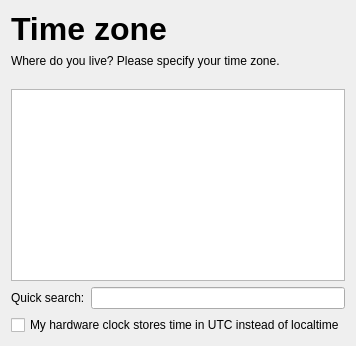
      <widget class="QWidget" name="timezonePage">
       <layout class="QVBoxLayout" name="verticalLayout_14">
        <item>
         <layout class="QHBoxLayout" name="horizontalLayout_42">
          <item>
           <widget class="QLabel" name="label_11">
            <property name="text">
             <string>&lt;!DOCTYPE HTML PUBLIC &quot;-//W3C//DTD HTML 4.0//EN&quot; &quot;http://www.w3.org/TR/REC-html40/strict.dtd&quot;&gt;
&lt;html&gt;&lt;head&gt;&lt;meta name=&quot;qrichtext&quot; content=&quot;1&quot; /&gt;&lt;style type=&quot;text/css&quot;&gt;
p, li { white-space: pre-wrap; }
&lt;/style&gt;&lt;/head&gt;&lt;body style=&quot; font-family:'Droid Sans'; font-size:10pt; font-weight:400; font-style:normal;&quot;&gt;
&lt;p style=&quot; margin-top:0px; margin-bottom:0px; margin-left:0px; margin-right:0px; -qt-block-indent:0; text-indent:0px;&quot;&gt;&lt;span style=&quot; font-family:'Tahoma'; font-size:24pt; font-weight:600;&quot;&gt;Time zone&lt;/span&gt;&lt;/p&gt;&lt;/body&gt;&lt;/html&gt;</string>
            </property>
            <property name="wordWrap">
             <bool>false</bool>
            </property>
           </widget>
          </item>
          <item>
           <spacer name="horizontalSpacer_30">
            <property name="orientation">
             <enum>Qt::Horizontal</enum>
            </property>
            <property name="sizeHint" stdset="0">
             <size>
              <width>40</width>
              <height>20</height>
             </size>
            </property>
           </spacer>
          </item>
          <item>
           <layout class="QVBoxLayout" name="verticalLayout_38">
            <item>
             <spacer name="verticalSpacer_36">
              <property name="orientation">
               <enum>Qt::Vertical</enum>
              </property>
              <property name="sizeType">
               <enum>QSizePolicy::Fixed</enum>
              </property>
              <property name="sizeHint" stdset="0">
               <size>
                <width>20</width>
                <height>9</height>
               </size>
              </property>
             </spacer>
            </item>
            <item>
             <widget class="QLabel" name="label_54">
              <property name="text">
               <string/>
              </property>
              <property name="pixmap">
               <pixmap resource="mainwindow.qrc">:/setupRoots/icons/agilia_installer_head.png</pixmap>
              </property>
             </widget>
            </item>
           </layout>
          </item>
         </layout>
        </item>
        <item>
         <widget class="QLabel" name="label_55">
          <property name="text">
           <string>Where do you live? Please specify your time zone.</string>
          </property>
          <property name="wordWrap">
           <bool>true</bool>
          </property>
         </widget>
        </item>
        <item>
         <spacer name="verticalSpacer_10">
          <property name="orientation">
           <enum>Qt::Vertical</enum>
          </property>
          <property name="sizeType">
           <enum>QSizePolicy::Fixed</enum>
          </property>
          <property name="sizeHint" stdset="0">
           <size>
            <width>20</width>
            <height>15</height>
           </size>
          </property>
         </spacer>
        </item>
        <item>
         <layout class="QHBoxLayout" name="horizontalLayout_15">
          <item>
           <layout class="QVBoxLayout" name="verticalLayout_13">
            <item>
             <widget class="QListWidget" name="timezoneListWidget">
              <property name="sizePolicy">
               <sizepolicy hsizetype="Expanding" vsizetype="Expanding">
                <horstretch>0</horstretch>
                <verstretch>0</verstretch>
               </sizepolicy>
              </property>
             </widget>
            </item>
            <item>
             <layout class="QHBoxLayout" name="horizontalLayout_14">
              <item>
               <widget class="QLabel" name="label_12">
                <property name="text">
                 <string>Quick search:</string>
                </property>
               </widget>
              </item>
              <item>
               <widget class="QLineEdit" name="timezoneSearchEdit"/>
              </item>
             </layout>
            </item>
            <item>
             <widget class="QCheckBox" name="utcCheckBox">
              <property name="text">
               <string>My hardware clock stores time in UTC instead of localtime</string>
              </property>
             </widget>
            </item>
           </layout>
          </item>
         </layout>
        </item>
       </layout>
      </widget>
